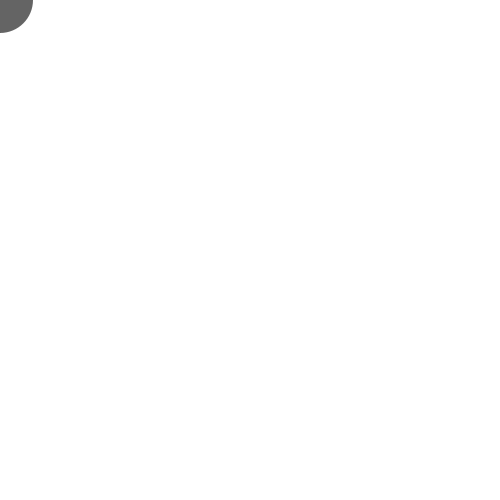
Frame 1 (no input)
Frame 60 (the mouse pressed at the canvas centre just before this capture): identical to frame 1, image omitted
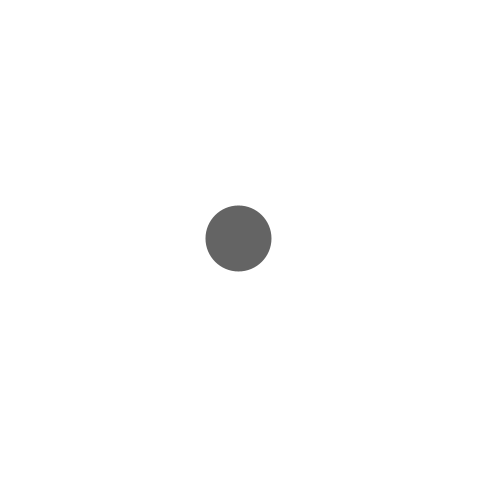
Frame 120 (the mouse held since frame 60 and released just before this capture)

The Processing sketch that drew these frames (run headless with seeded random() and noise(); from frame 60 on, the mouse is pressed at the canvas centre):

// Processing sketch: challenage_03_02
// ── challenage_03_02.pde
float x;
float y;
float easing = 0.05;

void setup() {
  size(500, 500); 
  noStroke();  
}

void draw() { 
  background(255);
  
  float targetX = mouseX;
  float dx = targetX - x;
  x += dx * easing;
  
  float targetY = mouseY;
  float dy = targetY - y;
  y += dy * easing;
  
  fill(100);
  ellipse(x, y, 66, 66);
}
